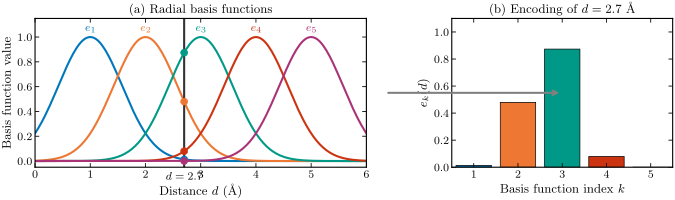

Here is the Python script that generated this plot:
"""
Figure showing radial basis function expansion of distances.
Two panels: (a) the basis functions, (b) how a distance becomes a vector.
"""

import matplotlib.pyplot as plt
import numpy as np
from pathlib import Path

# Load publication style
plt.style.use(Path("~/.claude/skills/matplotlib-publication/matplotlibrc").expanduser())

DOUBLE_COL = 6.75
COLORS = {
    'blue': '#0077BB',
    'orange': '#EE7733',
    'teal': '#009988',
    'red': '#CC3311',
    'purple': '#AA3377',
}

# Parameters
centers = np.array([1.0, 2.0, 3.0, 4.0, 5.0])  # Gaussian centers (Angstroms)
gamma = 1.5  # Width parameter
d_example = 2.7  # Example distance to highlight

# Distance range
d = np.linspace(0, 6, 200)

# Compute basis functions
def rbf(d, mu, gamma):
    return np.exp(-gamma * (d - mu)**2)

fig, axes = plt.subplots(1, 2, figsize=(DOUBLE_COL, 2.0), width_ratios=[1.5, 1])

# === Panel (a): Basis functions ===
ax = axes[0]
colors_list = [COLORS['blue'], COLORS['orange'], COLORS['teal'], COLORS['red'], COLORS['purple']]

for i, (mu, color) in enumerate(zip(centers, colors_list)):
    y = rbf(d, mu, gamma)
    ax.plot(d, y, color=color, linewidth=1.5)
    # Label at peak
    ax.text(mu, 1.05, f'$e_{i+1}$', ha='center', fontsize=8, color=color)

# Vertical line at example distance
ax.axvline(d_example, color='black', linestyle='-', linewidth=1.5, alpha=0.8)
ax.text(d_example, -0.15, f'$d = {d_example}$', ha='center', fontsize=8)

# Mark intersections
for mu, color in zip(centers, colors_list):
    activation = rbf(d_example, mu, gamma)
    ax.plot(d_example, activation, 'o', color=color, markersize=5, zorder=5)

ax.set_xlabel('Distance $d$ (Å)')
ax.set_ylabel('Basis function value')
ax.set_xlim(0, 6)
ax.set_ylim(-0.05, 1.15)
ax.set_title('(a) Radial basis functions', fontsize=9)

# === Panel (b): The resulting encoding ===
ax = axes[1]

activations = [rbf(d_example, mu, gamma) for mu in centers]
bars = ax.bar(range(1, len(centers)+1), activations, color=colors_list, edgecolor='black', linewidth=0.5)

ax.set_xlabel('Basis function index $k$')
ax.set_ylabel('$e_k(d)$')
ax.set_xticks(range(1, len(centers)+1))
ax.set_ylim(0, 1.1)
ax.set_title(f'(b) Encoding of $d = {d_example}$ Å', fontsize=9)

# Add arrow annotation
ax.annotate('', xy=(0.5, 0.5), xytext=(-0.3, 0.5),
            xycoords='axes fraction', textcoords='axes fraction',
            arrowprops=dict(arrowstyle='->', color='gray', lw=1.5))

plt.tight_layout()
fig.savefig('radial_basis_functions.pdf', bbox_inches='tight')
plt.close()

print("Saved radial_basis_functions.pdf")
